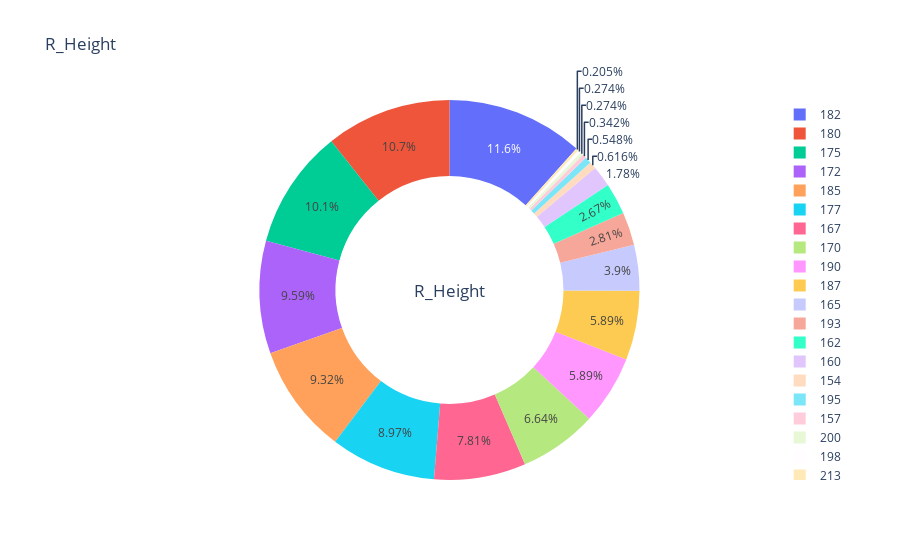

Notebook source saved alongside this figure:
### Code cell
from plotly.offline  import download_plotlyjs,init_notebook_mode,plot, iplot
from plotly.offline import init_notebook_mode, iplot
init_notebook_mode(connected=True)
temp = ufc.R_Height.value_counts()
fig = {
  "data": [
    {
      "values": temp.values,
      "labels": temp.index,
      "domain": {"x": [0, 1]},
      "hole": .6,
      "type": "pie"
    },
    
    ],
  "layout": {
        "title":"R_Height",
        "annotations": [
            {
                "font": {
                    "size": 17
                },
                "showarrow": False,
                "text": "R_Height",
                "x": 0.5,
                "y": 0.5
            }
            
        ]
    }
}
iplot(fig, filename='donut')

### Figure 1 — Plotly figure (JSON) as saved in the notebook; plotly's stock layout.template omitted (floating-point values rounded to 4 significant figures)
{"data": [{"domain": {"x": [0, 1]}, "hole": 0.6, "labels": [182, 180, 175, 172, 185, 177, 167, 170, 190, 187, 165, 193, 162, 160, 154, 195, 157, 200, 198, 213], "type": "pie", "values": [170, 156, 148, 140, 136, 131, 114, 97, 86, 86, 57, 41, 39, 26, 9, 8, 5, 4, 4, 3]}], "layout": {"annotations": [{"font": {"size": 17}, "showarrow": false, "text": "R_Height", "x": 0.5, "y": 0.5}], "title": {"text": "R_Height"}}}
